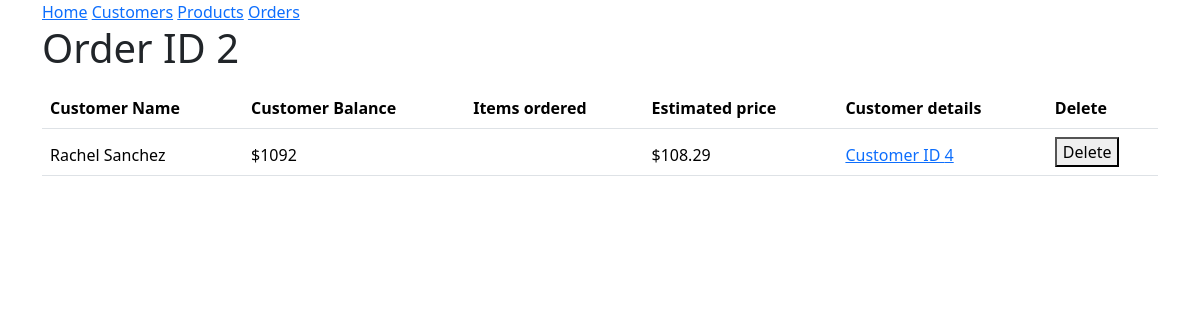
Page /order/2 on the committed database.
### models.py (models this page shows, shortened)
class Customer(db.Model):
 id = mapped_column(Integer, primary_key=True)
 name = mapped_column(String(200), nullable=False, unique=True)
 phone = mapped_column(String(20), nullable=False)
 balance = mapped_column(Numeric, nullable=False, default=0.0)
 orders = relationship("Order")

### routes/endpoint.py (the view)
@endpoint.route('/order/<int:id>', methods=['GET'])
def get_order(id):
    order = db.session.execute(db.select(Order).where(Order.id == id)).scalars().first()
    if not order:
        return redirect(url_for('pages.get_orders'))
    orders = []
    u = {
        'name': order.customer.name,
        'balance': int(order.customer.balance),
        'orders': [f"{n.product.product} ({n.quantity} ${format((n.product.price*n.quantity),'.2f')})" for n in order.products],
        'price':  Order.price(order),
    }
    orders.append(u)
    print(orders)
    return render_template("detailed_order.html",id = id, orders = orders, customer_id=order.customer.id, processed = order.processed)

### models.py (called while the page is built)
    def price(self):
        return format((sum([(u.product.price) * u.quantity for u in self.products])), '.2f')

### templates/detailed_order.html (shortened to what this page needs)
{% extends "base.html" %}
{% block content %}
<h1>Order ID {{ id }}</h1>
<table class="table">
    <thead class="thead-dark">
    <th>Customer Name</th>
    <th>Customer Balance</th>
    <th>Items ordered</th>
    <th>Estimated price</th>
    <th>Customer details</th>
    <th>Delete</th>
{% for order in orders %}
<p>
    <tr>
    <td>{{ order.name }}</td>
    <td>${{ order.balance }}</td>
    <td>
    </td>
    <td>${{ order.price }}</td>
    <td>
        <a href="{{ url_for('pages.get_customer', id=customer_id) }}">Customer ID {{ customer_id }}</a>
    </td>
    <td>
        <form method="POST" action="{{ url_for('pages.delete_order', id=id) }}">
        <button type="submit">Delete</button>
        </form>
    </td>
    </tr>
</p>
{% endfor %}
</table>
{% endblock %}

### rows in the picture
Customer: name "Rachel Sanchez", balance "1092", price "108.29", id "4"

### other values in the picture
{{ id }} "2"
